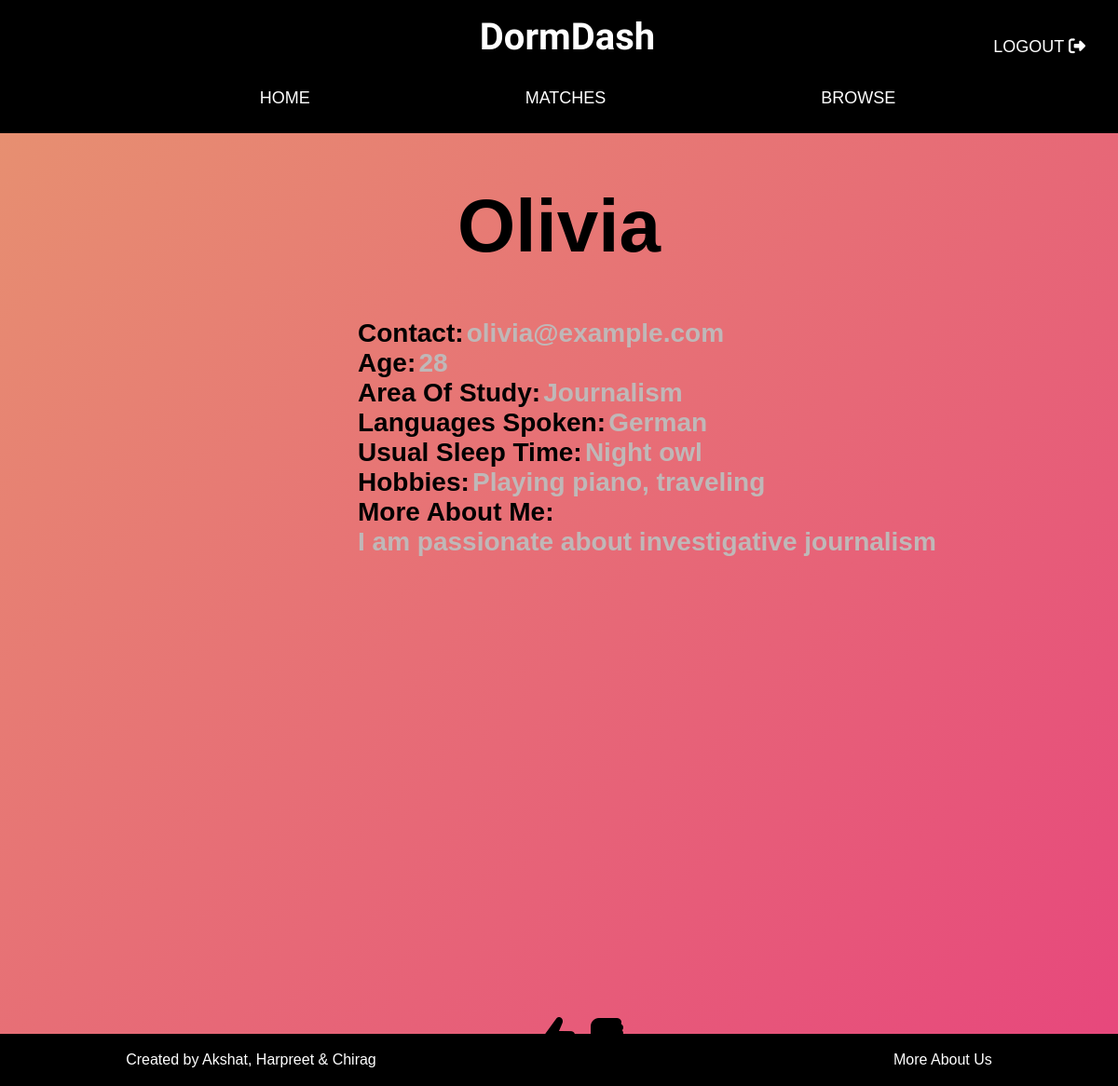
The app's page /user/olivia28 with its own data.
### tables this page shows
CREATE TABLE "user" (
	"userid"	TEXT NOT NULL,
	"name"	TEXT NOT NULL,
	"age"	INTEGER NOT NULL,
	"branch"	TEXT NOT NULL,
	"language"	TEXT NOT NULL,
	"hobbies"	TEXT NOT NULL,
	"sleep"	TEXT NOT NULL,
	"about"	TEXT NOT NULL,
	"contact"	TEXT NOT NULL,
	"pass"	TEXT NOT NULL,
	"like"	TEXT,
	"dislike"	TEXT,
	"matches"	TEXT,
	PRIMARY KEY("userid")
);

### authentication.py (the view)
@app.route('/user/<userid>')
def display_user(userid):
    conn = sqlite3.connect('database.db')
    c = conn.cursor()
    c.execute('SELECT * FROM user WHERE userid = ?', (userid,))
    user = c.fetchone()
    c.close()
    return render_template('user.html', user=user, name=user[1], age=user[2], branch=user[3], language=user[4], hobbies=user[5], sleep=user[6], about=user[7], contact=user[8])

### templates/user.html (shortened to what this page needs)
<!DOCTYPE html>
<html lang="en">
<head>
</head>
<body>
  <div id="mainnavcont">
    <div id="mainnav">
      <div id="logo">DormDash<a href="/"><div style="position: absolute; right:3vw; font-family: Impact, Haettenschweiler, 'Arial Narrow Bold', sans-serif; font-size: large;font-weight: 500;"> LOGOUT <i class="fa fa-sign-out"></i></div></a></div>
      <ul id="subnav">
        <li><a href="/home" class="navlink" id="hometext">HOME</a></li>
        <li><a href="/matches" class="navlink" id="artisttext">MATCHES</a></li>
        <li><a href="/browse" class="navlink" id="abouttext">BROWSE</a></li>
      </ul>
    </div>
  </div>
  <div id="mainbod">
            <h1>{{ user[1] }}</h1>
            </div>
            <div class="details" >
                <div class="line">Contact: <div class="answer">{{ user[8] }} </div></div>
                <div class="line">Age: <div class="answer"> {{ user[2] }} </div></div>
                <div class="line">Area Of Study: <div class="answer"> {{ user[3] }} </div></div>
                <div class="line">Languages Spoken: <div class="answer"> {{ user[4] }} </div></div>
                <div class="line">Usual Sleep Time: <div class="answer"> {{ user[6] }} </div></div>
                <div class="line">Hobbies: <div class="answer"> {{ user[5] }} </div></div>
                <div class="line">More About Me:</div>
                <div style="color: #bfb8b8; overflow: hidden;;"> {{ user[7] }}</div>
            </div>
    <div style="margin-top: 60vh; display: flex; justify-content: center;width:fit-content ;margin-left:48vw ;">
    </div>
  <div id="footer">
    <p>Created by Akshat, Harpreet & Chirag</p>
    <a href="/about">More About Us</a>
  </div>
</body>
</html>

### templates/user.html (style rules this page uses)
body { margin: 0; padding: 0; max-width: 100%; overflow-x: hidden; height: 100vh; width: 100vw; background: linear-gradient(-45deg, #723e3f, #d52347, #e73c7e, #e79470); background-size: 400% 400%; animation: gradient 15s ease infinite; }
#mainnavcont { position: sticky; top: 0; z-index: 10; }
#mainnav { display: flex; flex-direction: column; background-color: black; margin: 0; padding: 1vh; z-index: 10; }
#logo { color: white; font-size: 2.5rem; font-family: "Delicious Handrawn", cursive; font-weight: bold; padding: 1vh 0 2vh 0; display: flex; justify-content: center; transform: translateX(0.75vw); align-items: center; }
#subnav { display: flex; justify-content: space-evenly; list-style: none; }
.navlink { text-decoration: none; color: white; font-family: 'Impact', sans-serif; font-size: large; font-weight: 500; }
.navlink::after { content: ""; display: block; height: 3px; background-color: rgb(242, 136, 187); width: var(--width, 0%); transition: 0.68s; margin: 0px auto; }
h1 { font-family:helvetica; text-align: center; color: #000000; font-weight: bold; font-size: 5rem; }
#mainbod { display: flex; flex-direction: column; align-items: center; }
#footer { background-color: black; height: 7vh; width: 100vw; position: fixed; left: 0; bottom: 0; display: flex; justify-content: space-evenly; align-items: center; color: white; text-decoration: none; font-family: 'Impact', sans-serif; }
a { color:inherit; text-decoration: none; }
#footer a { text-decoration: none; color: white; font-family: 'Impact', sans-serif; padding-left: 35vw; }
.details { margin-left: 32vw; height:auto; font-size: 3.5vh; font-family: helvetica; font-weight: bold; display: flex; justify-content:space-around ; flex-direction: column; //padding: 2vh; align-content: center; }
.line { display: flex; align-items: center; justify-content:left; }
.answer { color: #bfb8b8; margin-left: 0.4vh ; }

### records on screen
user: name "Olivia", contact "olivia@example.com", age "28", branch "Journalism", language "German", sleep "Night owl", hobbies "Playing piano, traveling", about "I am passionate about investigative journalism"
